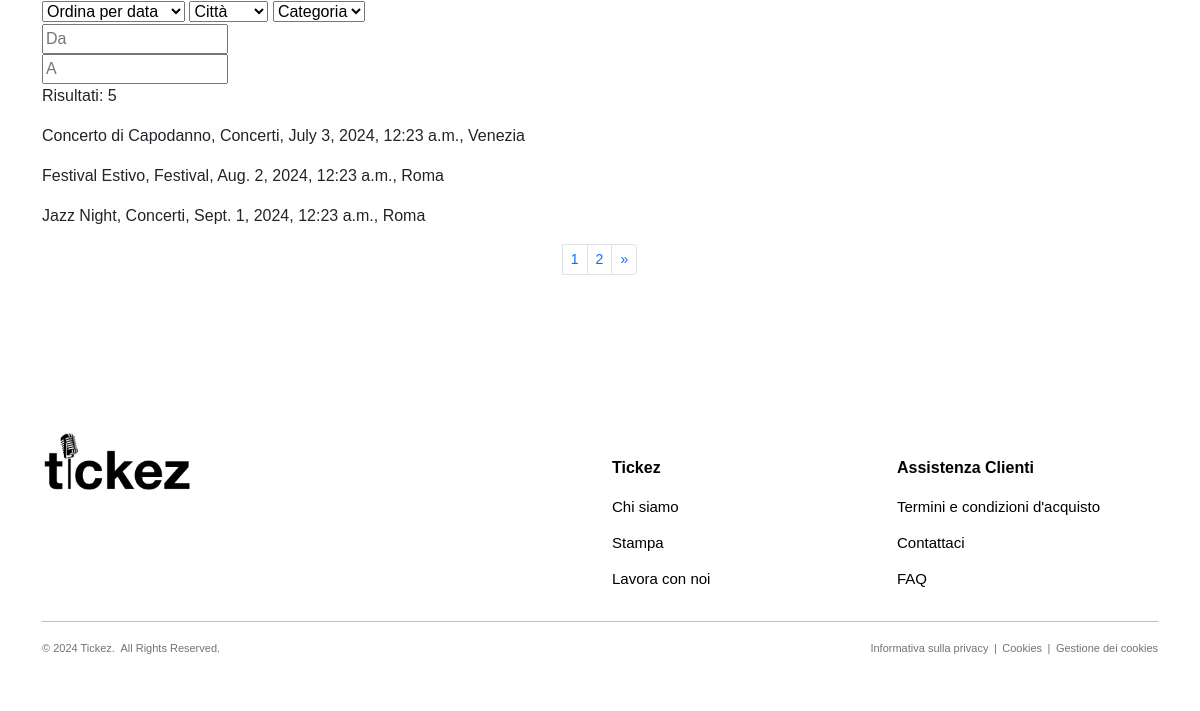
Page /common/events/ on the committed database.
### products/models.py (models this page shows)
class Evento(models.Model):
    nome = models.CharField(max_length=100, null=False, blank=False)
    descrizione = models.TextField(null=True, blank=True, default='')
    data_ora = models.DateTimeField(null=False, blank=False, default=datetime.now().strftime("%d/%m/%Y %H:%M:%S"))
    categoria = models.CharField(max_length=100, null=True, blank=True, default='')
    organizzatore = models.ForeignKey(to='users.Organizzatore', on_delete=models.CASCADE, null=True, blank=True, related_name='eventi_organizzati')
    luogo = models.ForeignKey(to='common.Luogo', on_delete=models.CASCADE, null=True, blank=True, related_name='eventi_programmati')
    followers = models.ManyToManyField(to='users.Utente', blank=True, default=None, related_name='eventi_preferiti')
    class Meta:
        verbose_name_plural = 'Eventi'

### common/models.py (models this page shows)
class Luogo(models.Model):
    nome = models.CharField(max_length=50, null=False, blank=False)
    indirizzo = models.CharField(max_length=255)
    capienza_persone = models.PositiveIntegerField()
    citta = models.CharField(max_length=100)
    stato = models.CharField(max_length=100)
    codice_postale = models.CharField(max_length=30)
    followers = models.ManyToManyField(to='users.Utente', blank=True, default=None, related_name='luoghi_preferiti')
    affittuari = models.ManyToManyField(to='users.Organizzatore', blank=True, default=None, related_name='luoghi_affittati')
    class Meta:
        verbose_name_plural = 'Luoghi'

### common/views.py (the view)
# urls.py: path('events/', views.EventListView.as_view(), name="events"),
class EventListView(ListView):
    model = Evento
    template_name = 'common/events.html'
    paginate_by = 3
    def get_queryset(self):
        event_list = super().get_queryset()
        order_by = self.request.GET.get('sort', 'data_ora')
        event_list = self.order_style(event_list, order_by)
        city = self.request.GET.get('city', '')
        event_list = self.filter_by_city(event_list, city)
        category = self.request.GET.get('category', '')
        event_list = self.filter_by_category(event_list, category)
        from_date = self.request.GET.get('from_date', '')
        until_date = self.request.GET.get('until_date', '')
        event_list = self.filter_by_date(event_list, from_date, until_date)
        return event_list
    def order_style(self, queryset, order_by):
        if order_by == 'nome':
            return queryset.order_by('nome')
        else:
            return queryset.order_by('data_ora')
    def filter_by_city(self, queryset, city):
        if city:
            return queryset.filter(luogo__citta__icontains=city)
        return queryset
    def filter_by_category(self, queryset, category):
        if category:
            return queryset.filter(categoria=category)
        return queryset
    def filter_by_date(self, queryset, from_date, until_date):
        if from_date:
            queryset = queryset.filter(data_ora__gte=datetime.strptime(from_date, '%d/%m/%Y'))
        if until_date:
            queryset = queryset.filter(data_ora__lte=datetime.strptime(until_date, '%d/%m/%Y'))
        return queryset
    def get_context_data(self, **kwargs):
        context = super().get_context_data(**kwargs)
        context['events_number'] = self.get_queryset().count()
        context['current_sort'] = self.request.GET.get('sort', 'data_ora')
        context['current_city'] = self.request.GET.get('city', '')
        context['current_category'] = self.request.GET.get('category', '')
        context['cities'] = sorted(Evento.objects.values_list('luogo__citta', flat=True).distinct())
        context['categories'] = sorted(Evento.objects.values_list('categoria', flat=True).distinct())
        context['current_from'] = self.request.GET.get('from_date', '')
        context['current_until'] = self.request.GET.get('until_date', '')
        return context

### common/templates/common/events.html (shortened to what this page needs)
{% extends "base.html" %}
{% block content %}
    <div class="container">
        <form method="GET">
            <select name="sort" id="sort" onchange="this.form.submit()">
                <option value="data_ora" {% if current_sort == 'data_ora' %} selected {% endif %}>Ordina per data</option>
            </select>
            <select name="city" id="city" onchange="this.form.submit()">
                <option value="" selected disabled hidden>Città</option>
            </select>
            <select name="category" id="category" onchange="this.form.submit()">
                <option value="" selected disabled hidden>Categoria</option>
            </select>
            <div>
                <input type="text" placeholder="Da" {% if request.GET.from_date %} value="{{ request.GET.from_date }}" {% endif %} id="from_date" name="from_date" class="datepicker" readonly onchange="this.form.submit()">
            </div>
            <div>
                <input type="text" placeholder="A" {% if request.GET.until_date %} value="{{ request.GET.until_date }}" {% endif %} id="until_date" name="until_date" class="datepicker" readonly onchange="this.form.submit()">
            </div>
        </form>
        <p>Risultati: {{ events_number }}</p>
        {% for e in page_obj %}
            <p>{{e.nome}}, {{e.categoria}}, {{e.data_ora}}, {{e.luogo.citta}}</p>
        {% endfor %}
        <nav aria-label="Page navigation">
            <ul class="pagination pagination-sm justify-content-center">
              {% for p in paginator.page_range %}
                <li class="page-item {% if request.GET.page|stringformat:"s" == p|stringformat:"s" %} active {% endif %}">
                    <a class="page-link" href="?{% for key, value in request.GET.items %}{% if key != 'page' %}{{ key }}={{ value }}&{% endif %}{% endfor %}page={{ p }}">{{ p }}</a></li>
              {% endfor %}
              <li class="page-item">
                {% if page_obj.has_next %}
                    <a class="page-link" href="?page={{ page_obj.next_page_number }}" aria-label="Next">
                        <span aria-hidden="true">&raquo;</span>
                    </a>
                {% endif %}
              </li>
            </ul>
        </nav>
    </div>
{% endblock %}

### templates/base.html (shortened to what this page needs)
<!DOCTYPE html>
<html lang="en">
  <head>
    {% load static %}
    <link rel="stylesheet" href="https://cdn.jsdelivr.net/npm/bootstrap@5.3.3/dist/css/bootstrap.min.css"/>
    <link rel="stylesheet" type="text/css" href="{% static 'css/style.css' %}" />
    <link rel="stylesheet" href="https://cdnjs.cloudflare.com/ajax/libs/bootstrap-datepicker/1.9.0/css/bootstrap-datepicker.min.css">
  </head>
  <body>
    {% block content %} {% endblock %}
    {% include 'footer.html' %}
  </body>
</html>

### templates/footer.html
<footer class="site-footer">
    <div class="container">
      <div class="row">
        <div class="col-md-6 col-sm-12">
          <a href="/"><img width="150" heigth="150" src="/static/images/tickez_logo.jpg"/></a>
        </div>
        <div class="col-md-3 col-xs-12">
          <h6>Tickez</h6>
          <ul class="footer-links">
            <li><p>Chi siamo</p></li>
            <li><p>Stampa</p></li>
            <li><p>Lavora con noi</p></li>
          </ul>
        </div>
        <div class="col-md-3 col-xs-12">
          <h6>Assistenza Clienti</h6>
          <ul class="footer-links">
            <li><p>Termini e condizioni d'acquisto</p></li>
            <li><p>Contattaci</p></li>
            <li><p>FAQ</p></li>
          </ul>
        </div>
      </div>
      <hr>
    </div>
    <div class="container">
      <div class="row">
        <div class="col-md-6 col-xs-12">
          <p class="copyright-text">&copy; 2024 Tickez.&ensp;All Rights Reserved.</p>
        </div>
        <div class="col-md-6 col-xs-12">
            <p class="cookies-text">Informativa sulla privacy&ensp;|&ensp;Cookies&ensp;|&ensp;Gestione dei cookies</p>
        </div>
      </div>
    </div>
</footer>

### static/css/style.css (style rules this page uses)
body { font-family: 'Helvetica', 'Arial', sans-serif; }
.site-footer { background-color:#ffffff; padding:140px 0 25px; font-size:15px; line-height:20px; color:#000000; }
.site-footer h6 { color:#000000; font-weight:600; font-size:16px; margin-top:27px; margin-bottom:20px; }
.footer-links { padding-left:0; list-style:none }
.footer-links li { display:block }
.copyright-text { font-size:11px; color:#737373; margin:0 }
.cookies-text { font-size:11px; color:#737373; margin:0 }
@media (min-width: 768px) { .cookies-text { text-align: right; } }

### rows in the picture
Evento: nome "Concerto di Capodanno", categoria "Concerti", data_ora "July 3, 2024, 12:23 a.m.", luogo.citta "Venezia"
Evento: nome "Festival Estivo", categoria "Festival", data_ora "Aug. 2, 2024, 12:23 a.m.", luogo.citta "Roma"
Evento: nome "Jazz Night", categoria "Concerti", data_ora "Sept. 1, 2024, 12:23 a.m.", luogo.citta "Roma"

### other values in the picture
{{ events_number }} "5"
{{ p }} "1" "2"
